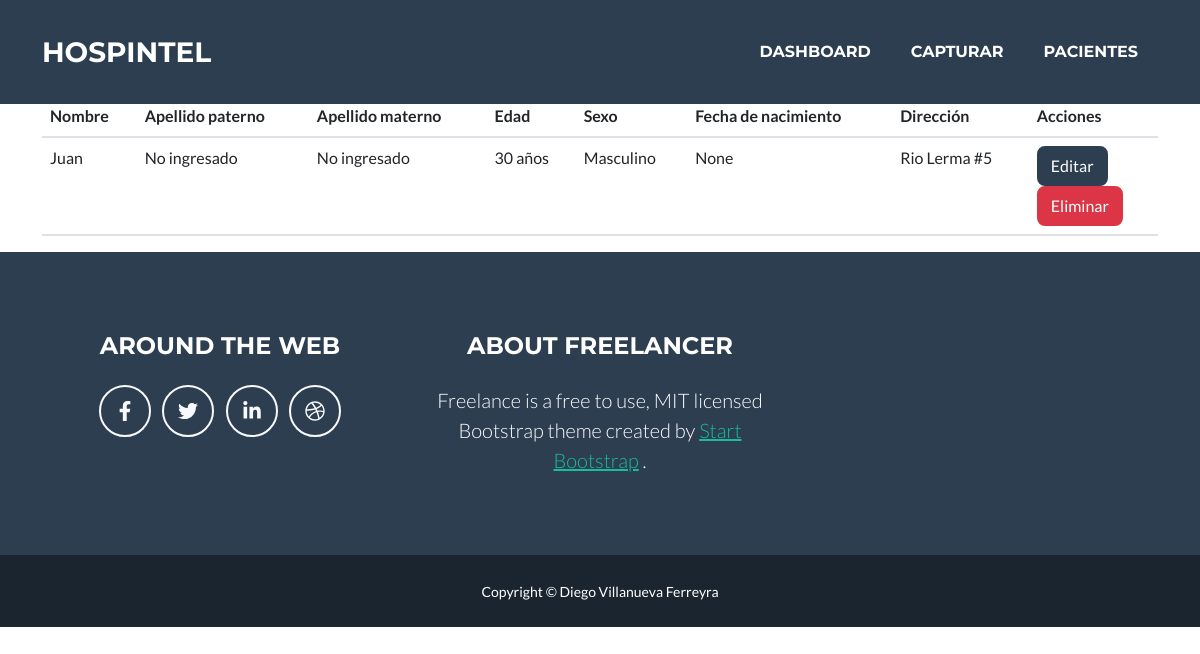
Page /paciente/ on the earlier database version.
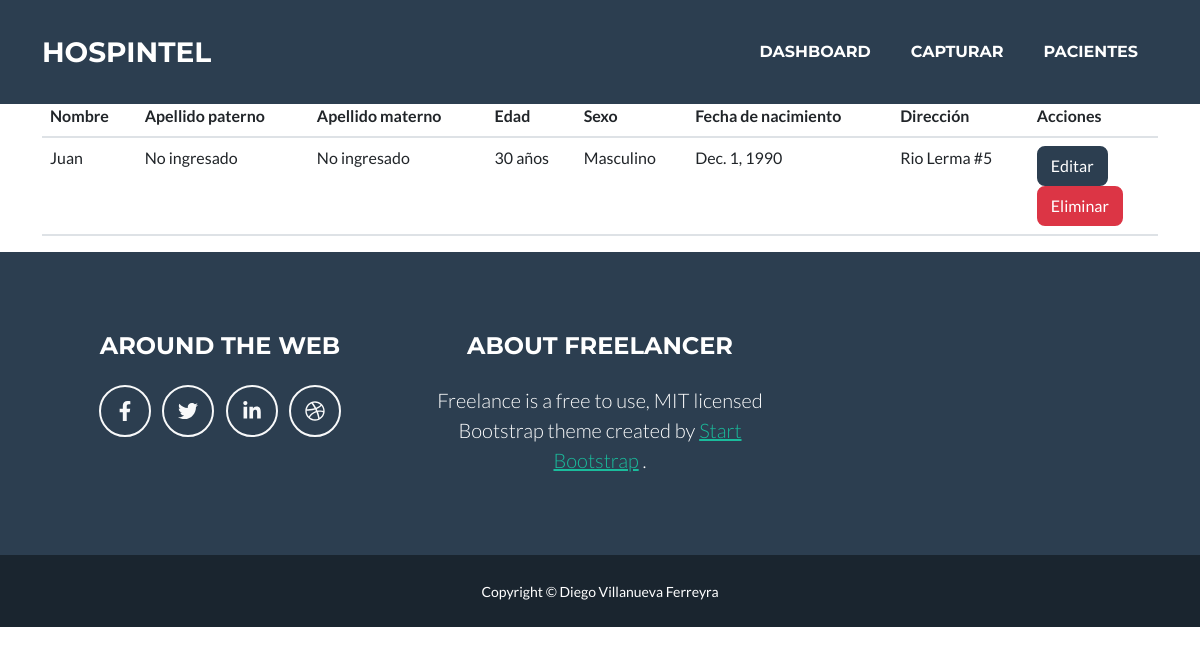
Same page on the later database version.
### myapp/models.py (models this page shows)
class Paciente(models.Model):
    nombre = models.CharField(max_length=50)
    apellido_paterno = models.CharField(max_length=60, default="No ingresado")
    apellido_materno = models.CharField(max_length=60, default="No ingresado")
    domicilio = models.CharField(max_length=200)
    sexo = models.CharField(max_length=200)
    edad = models.IntegerField()
    fecha_nacimiento = models.DateField()
    correo = models.EmailField(blank=True)
    telefono = models.CharField(max_length=20)

### myapp/views.py (the view)
# urls.py: path('paciente/', views.paciente_list, name='paciente_list'),
def paciente_list(request):
    pacientes = Paciente.objects.all()
    return render(request, 'paciente_list.html', {'pacientes': pacientes})

### myapp/templates/paciente_list.html (shortened to what this page needs)
{% extends 'base.html' %}
{% load static %}
{% block content %}
<div class="container">
  <h1>Listado de Pacientes</h1>
    <a class="btn btn-primary" href="{% url 'paciente_create' %}">Nuevo Paciente</a>
  <table class="table table-responsive">
    <thead>
      <tr>
        <th>Nombre</th>
        <th>Apellido paterno</th>
        <th>Apellido materno</th>
        <th>Edad</th>
        <th>Sexo</th>
        <th>Fecha de nacimiento</th>
        <th>Dirección</th>
        <th>Acciones</th>
      </tr>
    </thead>
    <tbody>
      {% for paciente in pacientes %}
        <tr>
          <td>{{ paciente.nombre }}</td>
          <td>{{ paciente.apellido_paterno }}</td>
          <td>{{ paciente.apellido_materno }}</td>
          <td>{{ paciente.edad }} años</td>
          <td>{{ paciente.sexo }}</td>
          <td>{{ paciente.fecha_nacimiento }}</td>
          <td>{{ paciente.domicilio }}</td>
          <td>
            <a class="btn btn-secondary" href="{% url 'paciente_update' paciente.id %}">Editar</a>
            <form method="POST" action="{% url 'paciente_delete' paciente.id %}">
              <button class="btn btn-danger" type="submit">Eliminar</button>
            </form>
          </td>
        </tr>
      {% endfor %}
    </tbody>
  </table>
</div>
{% endblock %}

### myapp/templates/base.html (shortened to what this page needs)
{% load static %}
<!DOCTYPE html>
<html lang="es">
    <head>
        <link rel="stylesheet" type="text/css" href="{% static 'css/styles.css' %}">
    </head>
    <body id="page-top">
        <nav class="navbar navbar-expand-lg bg-secondary text-uppercase fixed-top" id="mainNav">
            <div class="container">
                <a class="navbar-brand" href="#page-top">Hospintel</a>
                <div class="collapse navbar-collapse" id="navbarResponsive">
                    <ul class="navbar-nav ms-auto">
                        <li class="nav-item mx-0 mx-lg-1"><a class="nav-link py-3 px-0 px-lg-3 rounded" href="{% url 'dashboard' %}">Dashboard</a></li>
                        <li class="nav-item mx-0 mx-lg-1"><a class="nav-link py-3 px-0 px-lg-3 rounded" href="{% url 'upload' %}">Capturar</a></li>
                        <li class="nav-item mx-0 mx-lg-1"><a class="nav-link py-3 px-0 px-lg-3 rounded" href="{% url 'paciente_list' %}">Pacientes</a></li>
                    </ul>
                </div>
            </div>
        </nav>
        <main>
            {% block content %}{% endblock %}
        </main>
        <footer class="footer text-center">
            <div class="container">
                <div class="row">
                    <div class="col-lg-4 mb-5 mb-lg-0">
                        <h4 class="text-uppercase mb-4">Around the Web</h4>
                        <a class="btn btn-outline-light btn-social mx-1" href="#!"><i class="fab fa-fw fa-facebook-f"></i></a>
                        <a class="btn btn-outline-light btn-social mx-1" href="#!"><i class="fab fa-fw fa-twitter"></i></a>
                        <a class="btn btn-outline-light btn-social mx-1" href="#!"><i class="fab fa-fw fa-linkedin-in"></i></a>
                        <a class="btn btn-outline-light btn-social mx-1" href="#!"><i class="fab fa-fw fa-dribbble"></i></a>
                    </div>
                    <div class="col-lg-4">
                        <h4 class="text-uppercase mb-4">About Freelancer</h4>
                        <p class="lead mb-0">
                            Freelance is a free to use, MIT licensed Bootstrap theme created by
                            <a href="http://startbootstrap.com">Start Bootstrap</a>
                            .
                        </p>
                    </div>
                </div>
            </div>
        </footer>
        <div class="copyright py-4 text-center text-white">
            <div class="container"><small>Copyright &copy; Diego Villanueva Ferreyra</small></div>
        </div>
    </body>
</html>

Differences in the rows shown:
changed Paciente "Juan": fecha_nacimiento "None" → "Dec. 1, 1990"
